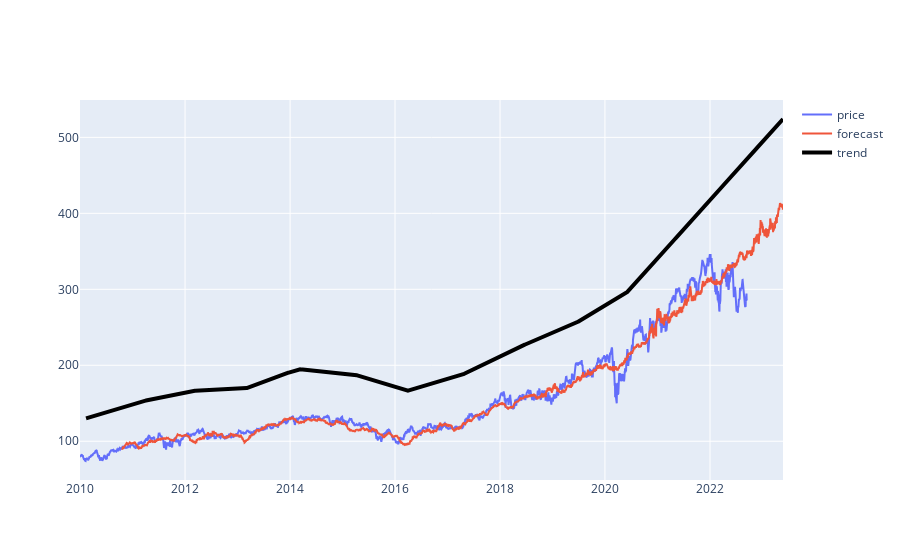

The code cell stored with this chart in its notebook:
### Code cell
# plot the data
fig = go.Figure()
fig = fig.add_trace(go.Line(x = forecast['ds'],
                            y = forecast['y'], 
                            name = 'price'))

fig = fig.add_trace(go.Line(x = forecast['ds'],
                            y = forecast['yhat180'], 
                            name = 'forecast'))

fig = fig.add_trace(go.Line(x = forecast['ds'],
                            y = forecast['trend'], 
                            name = 'trend', 
                            line=dict(color='black', width=4)))       
fig.show()

### Figure 1 — Plotly figure (JSON) as saved in the notebook; plotly's stock layout.template omitted (floating-point values rounded to 4 significant figures; data arrays with more than 128 entries replaced by an {"elided": "..."} marker saying what was removed)
{"data": [{"name": "price", "type": "scatter", "x": {"elided": "3495 str values"}, "y": {"elided": "3495 float values"}}, {"name": "forecast", "type": "scatter", "x": {"elided": "3495 str values"}, "y": {"elided": "3495 float values"}}, {"line": {"color": "black", "width": 4}, "name": "trend", "type": "scatter", "x": {"elided": "3495 str values"}, "y": {"elided": "3495 float values"}}], "layout": {}}
